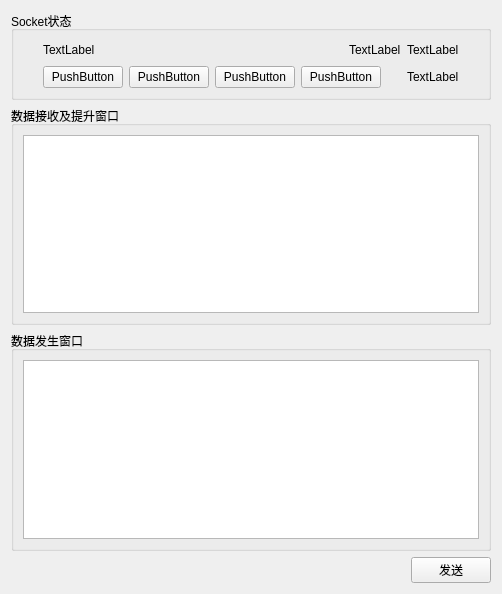
<?xml version="1.0" encoding="UTF-8"?>
<ui version="4.0">
 <class>SocketOperateWidget</class>
 <widget class="QWidget" name="SocketOperateWidget">
  <property name="geometry">
   <rect>
    <x>0</x>
    <y>0</y>
    <width>502</width>
    <height>594</height>
   </rect>
  </property>
  <property name="windowTitle">
   <string>Form</string>
  </property>
  <layout class="QVBoxLayout" name="verticalLayout_4">
   <item>
    <widget class="QGroupBox" name="groupBox">
     <property name="title">
      <string>Socket状态</string>
     </property>
     <layout class="QVBoxLayout" name="verticalLayout">
      <item>
       <layout class="QHBoxLayout" name="horizontalLayout_2">
        <property name="leftMargin">
         <number>20</number>
        </property>
        <property name="rightMargin">
         <number>20</number>
        </property>
        <item>
         <widget class="QLabel" name="labelSocketState">
          <property name="text">
           <string>TextLabel</string>
          </property>
         </widget>
        </item>
        <item>
         <spacer name="horizontalSpacer_2">
          <property name="orientation">
           <enum>Qt::Horizontal</enum>
          </property>
          <property name="sizeHint" stdset="0">
           <size>
            <width>40</width>
            <height>20</height>
           </size>
          </property>
         </spacer>
        </item>
        <item>
         <widget class="QLabel" name="labelPeerAddress">
          <property name="text">
           <string>TextLabel</string>
          </property>
         </widget>
        </item>
        <item>
         <widget class="QLabel" name="labelPeerPort">
          <property name="text">
           <string>TextLabel</string>
          </property>
         </widget>
        </item>
       </layout>
      </item>
      <item>
       <layout class="QHBoxLayout" name="horizontalLayout_3">
        <property name="leftMargin">
         <number>20</number>
        </property>
        <property name="rightMargin">
         <number>20</number>
        </property>
        <item>
         <widget class="QPushButton" name="pushButtonStart">
          <property name="text">
           <string>PushButton</string>
          </property>
         </widget>
        </item>
        <item>
         <widget class="QPushButton" name="pushButtonStop">
          <property name="text">
           <string>PushButton</string>
          </property>
         </widget>
        </item>
        <item>
         <widget class="QPushButton" name="pushButtonConnect">
          <property name="text">
           <string>PushButton</string>
          </property>
         </widget>
        </item>
        <item>
         <widget class="QPushButton" name="pushButtonDisconnect">
          <property name="text">
           <string>PushButton</string>
          </property>
         </widget>
        </item>
        <item>
         <spacer name="horizontalSpacer_3">
          <property name="orientation">
           <enum>Qt::Horizontal</enum>
          </property>
          <property name="sizeHint" stdset="0">
           <size>
            <width>40</width>
            <height>20</height>
           </size>
          </property>
         </spacer>
        </item>
        <item>
         <widget class="QLabel" name="labelLocalPort">
          <property name="text">
           <string>TextLabel</string>
          </property>
         </widget>
        </item>
       </layout>
      </item>
     </layout>
    </widget>
   </item>
   <item>
    <widget class="QGroupBox" name="groupBox_2">
     <property name="title">
      <string>数据接收及提升窗口</string>
     </property>
     <layout class="QVBoxLayout" name="verticalLayout_2">
      <item>
       <widget class="QPlainTextEdit" name="textBrowser"/>
      </item>
     </layout>
    </widget>
   </item>
   <item>
    <widget class="QGroupBox" name="groupBox_3">
     <property name="title">
      <string>数据发生窗口</string>
     </property>
     <layout class="QVBoxLayout" name="verticalLayout_3">
      <item>
       <widget class="QPlainTextEdit" name="plainTextEdit"/>
      </item>
     </layout>
    </widget>
   </item>
   <item>
    <layout class="QHBoxLayout" name="horizontalLayout">
     <item>
      <spacer name="horizontalSpacer">
       <property name="orientation">
        <enum>Qt::Horizontal</enum>
       </property>
       <property name="sizeHint" stdset="0">
        <size>
         <width>40</width>
         <height>20</height>
        </size>
       </property>
      </spacer>
     </item>
     <item>
      <widget class="QPushButton" name="pushButtonSend">
       <property name="text">
        <string>发送</string>
       </property>
      </widget>
     </item>
    </layout>
   </item>
  </layout>
 </widget>
 <resources/>
 <connections/>
</ui>
